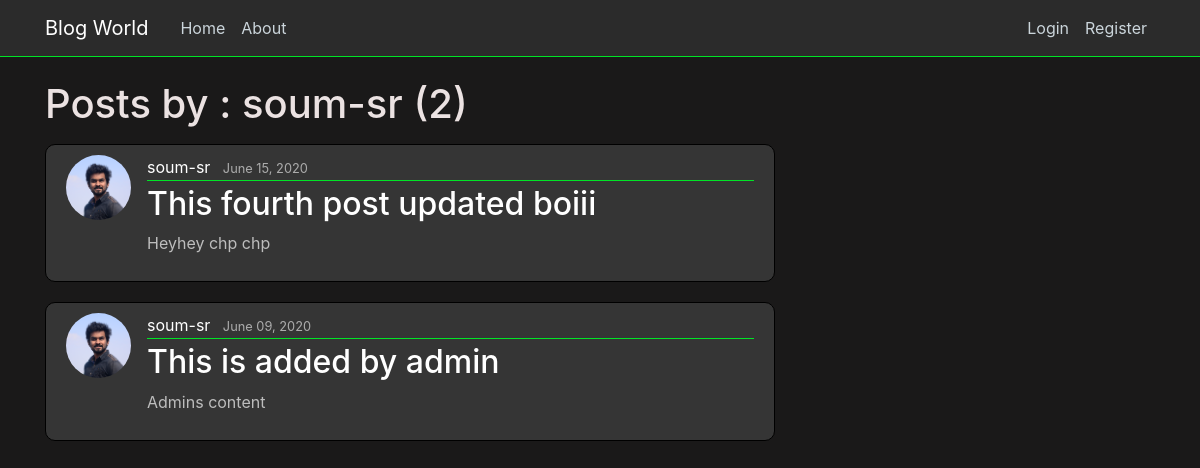
The app's page /user/soum-sr, older data.
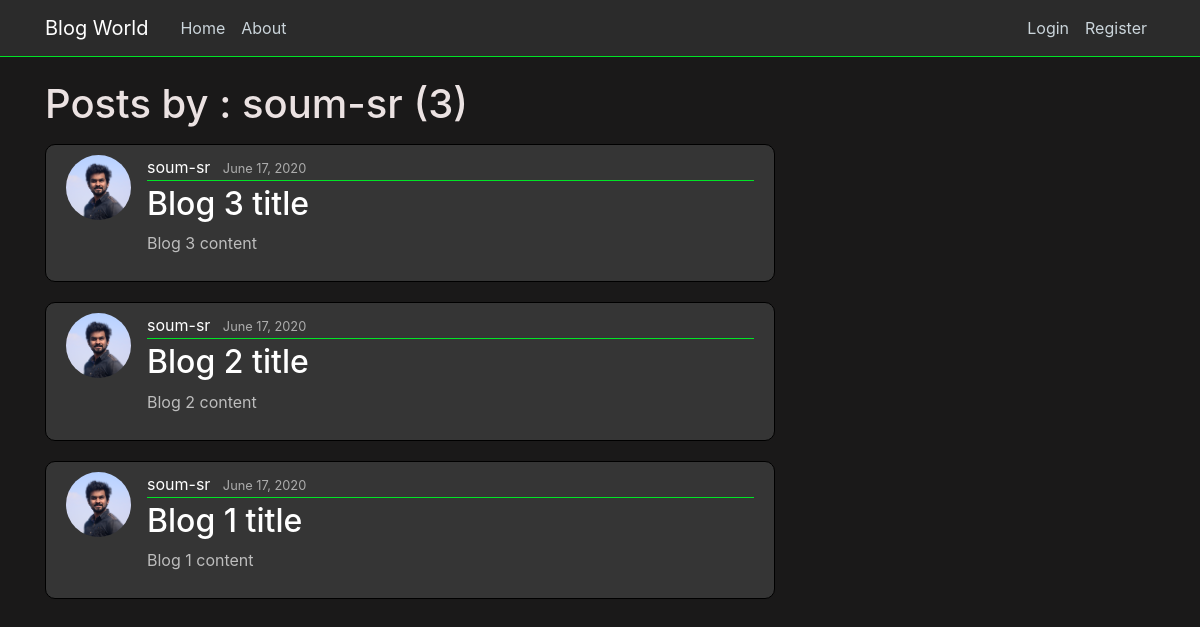
The same page, newer data.
### blog/models.py (models this page shows, shortened)
class Post(models.Model):
    title = models.CharField(max_length = 100)
    content = models.TextField()
    date_posted = models.DateTimeField(default=timezone.now)
    author = models.ForeignKey(User, on_delete=models.CASCADE)

### users/models.py (models this page shows, shortened)
class Profile(models.Model):
    user = models.OneToOneField(User, on_delete=models.CASCADE) # having one-to-one relation with User model
    image = models.ImageField(default='potato.jpg', upload_to='profile_pics')

### blog/views.py (the view)
# urls.py: path('user/<str:username>', UserPostListView.as_view(), name='user-posts'), # Format-> route, function(like flask)
class UserPostListView(ListView):
    model = Post # The model we are working on
    template_name = 'blog/user_posts.html' # <app>/<model>_<viewtype>.html {default one}
    context_object_name = 'posts' # Value p assed to the template
    paginate_by = 3
    def get_queryset(self):
        user = get_object_or_404(User, username=self.kwargs.get('username'))
        return Post.objects.filter(author=user).order_by('-date_posted')

### blog/templates/blog/user_posts.html (shortened to what this page needs)
{% extends "blog/base.html" %}
{% block content%}
<h1 class="mb-3">Posts by : {{ view.kwargs.username }} ({{ page_obj.paginator.count }})</h1>
    {% for post in posts %}
    <article class="media content-section">
        <img class="rounded-circle article-img" src="{{ post.author.profile.image.url }}" alt="">
        <div class="media-body">
            <div class="article-metadata">
                <a class="mr-2" href="{% url 'user-posts' post.author.username %}">{{ post.author }}</a>
                <small class="text-muted">{{ post.date_posted|date:"F d, Y" }}</small>
            </div>
            <h2><a class="article-title" href="{% url 'post-detail' post.id%}">{{ post.title }}</a></h2>
            <p class="article-content">{{ post.content }}</p>
        </div>
    </article>
    {% endfor %}
{% endblock content%}

Row changes from the older to the newer data that the page shows:
removed Post: author.profile.image (picture), author "soum-sr", date_posted "June 15, 2020", title "This fourth post updated boiii", content "Heyhey chp chp"
removed Post: author.profile.image (picture), author "soum-sr", date_posted "June 09, 2020", title "This is added by admin", content "Admins content"
added Post: author.profile.image (picture), author "soum-sr", date_posted "June 17, 2020", title "Blog 3 title", content "Blog 3 content"
added Post: author.profile.image (picture), author "soum-sr", date_posted "June 17, 2020", title "Blog 2 title", content "Blog 2 content"
added Post: author.profile.image (picture), author "soum-sr", date_posted "June 17, 2020", title "Blog 1 title", content "Blog 1 content"
Text that changed along with them:
{{ page_obj.paginator.count }}: "2" → "3"
